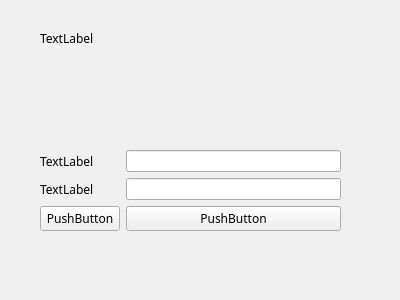
<?xml version="1.0" encoding="UTF-8"?>
<ui version="4.0">
 <class>EnterConfirm</class>
 <widget class="QWidget" name="EnterConfirm">
  <property name="geometry">
   <rect>
    <x>0</x>
    <y>0</y>
    <width>400</width>
    <height>300</height>
   </rect>
  </property>
  <property name="windowTitle">
   <string>Form</string>
  </property>
  <widget class="QWidget" name="verticalLayoutWidget">
   <property name="geometry">
    <rect>
     <x>40</x>
     <y>30</y>
     <width>301</width>
     <height>201</height>
    </rect>
   </property>
   <layout class="QVBoxLayout" name="verticalLayout">
    <item>
     <widget class="QLabel" name="Title">
      <property name="font">
       <font>
        <family>幼圆</family>
       </font>
      </property>
      <property name="text">
       <string>TextLabel</string>
      </property>
     </widget>
    </item>
    <item>
     <spacer name="verticalSpacer">
      <property name="orientation">
       <enum>Qt::Vertical</enum>
      </property>
      <property name="sizeHint" stdset="0">
       <size>
        <width>20</width>
        <height>40</height>
       </size>
      </property>
     </spacer>
    </item>
    <item>
     <layout class="QGridLayout" name="gridLayout">
      <item row="1" column="1">
       <widget class="QLineEdit" name="getCode"/>
      </item>
      <item row="0" column="0">
       <widget class="QLabel" name="label_1">
        <property name="font">
         <font>
          <family>幼圆</family>
         </font>
        </property>
        <property name="text">
         <string>TextLabel</string>
        </property>
       </widget>
      </item>
      <item row="0" column="1">
       <widget class="QLineEdit" name="getName"/>
      </item>
      <item row="1" column="0">
       <widget class="QLabel" name="label_2">
        <property name="font">
         <font>
          <family>幼圆</family>
         </font>
        </property>
        <property name="text">
         <string>TextLabel</string>
        </property>
       </widget>
      </item>
      <item row="2" column="0">
       <widget class="QPushButton" name="btnConfirm">
        <property name="font">
         <font>
          <family>幼圆</family>
         </font>
        </property>
        <property name="text">
         <string>PushButton</string>
        </property>
       </widget>
      </item>
      <item row="2" column="1">
       <widget class="QPushButton" name="btnQuit">
        <property name="font">
         <font>
          <family>幼圆</family>
         </font>
        </property>
        <property name="text">
         <string>PushButton</string>
        </property>
       </widget>
      </item>
     </layout>
    </item>
   </layout>
  </widget>
 </widget>
 <resources/>
 <connections/>
</ui>
